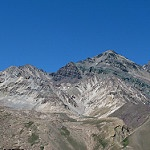
#> input picture landscape Images/color/1005.jpg, 150 x 150 px; its folder holds only this picture in this run
$ jupyter execute --allow-errors 'project 2.ipynb'
#> lines starting #> are read from the running program, lines starting #| are printed output that depends on the picture
[cell 1]
import numpy as np
import tensorflow as tf
import cv2
import os
from tqdm import tqdm
import keras
import re
from keras.preprocessing.image import img_to_array

[cell 2]
# to get the files in proper order
def sorted_alphanumeric(data):
    convert = lambda text: int(text) if text.isdigit() else text.lower()
    alphanum_key = lambda key: [convert(c) for c in re.split('([0-9]+)', key)]
    return sorted(data, key=alphanum_key)

[cell 3]
# defining the size of the image
SIZE = 160
color_img = []
path = 'landscape Images/color'
files = os.listdir(path)
files = sorted_alphanumeric(files)

for i in tqdm(files):
    if i == '7000.jpg':
        break
    else:
        img = cv2.imread(path + '/' + i, 1)
#> img is the input picture: shape (150, 150, 3); mean B, G, R 144.2, 115.5, 88.4
        # open cv reads images in BGR format so we have to convert it to RGB
        img = cv2.cvtColor(img, cv2.COLOR_BGR2RGB)
        # resizing image
        img = cv2.resize(img, (SIZE, SIZE))
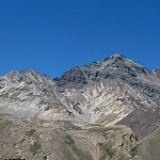
#> img: shape (160, 160, 3); mean R, G, B 88.3, 115.4, 144.1
        img = img.astype('float32') / 255.0
        color_img.append(img_to_array(img))
#> (this line was passed over: keras is not available in this run)

[cell 4]
gray_img = []
path = 'landscape Images/gray'
files = os.listdir(path)
files = sorted_alphanumeric(files)
for i in tqdm(files):
    if i == '7000.jpg':
        break
    else:
        img = cv2.imread(path + '/' + i, 1)

        #resizing image
        img = cv2.resize(img, (SIZE, SIZE))
        img = img.astype('float32') / 255.0
        gray_img.append(img_to_array(img))

[cell 5]
# defining function to plot images pair
def plot_images(color, grayscale):
    plt.figure(figsize=(15, 15))
    plt.subplot(1, 3, 1)
    plt.title('Color Image', color='green', fontsize=20)
    plt.imshow(color)
    plt.subplot(1, 3, 2)
    plt.title('Grayscale Image ', color='black', fontsize=20)
    plt.imshow(grayscale)

    plt.show()


#> (the rest of this cell did not finish here and is left out)

[cell 6]
# Assuming you have loaded and preprocessed gray_img and color_img

# Define the size of the image
SIZE = 160

# Assuming your dataset has 1000 images
total_images = 7000

# Split the dataset into training and testing sets
train_gray_image = gray_img[:int(0.8 * total_images)]
train_color_image = color_img[:int(0.8 * total_images)]
#> train_color_image = []

test_gray_image = gray_img[int(0.8 * total_images):]
test_color_image = color_img[int(0.8 * total_images):]
#> test_color_image = []

# Reshaping for the CNN
train_g = np.reshape(train_gray_image, (len(train_gray_image), SIZE, SIZE, 3))
train_c = np.reshape(train_color_image, (len(train_color_image), SIZE, SIZE, 3))
#> train_c = empty array
print('Train color image shape:', train_c.shape)
#| Train color image shape: (0, 160, 160, 3)

test_g = np.reshape(test_gray_image, (len(test_gray_image), SIZE, SIZE, 3))
test_c = np.reshape(test_color_image, (len(test_color_image), SIZE, SIZE, 3))
#> test_c = empty array
print('Test color image shape:', test_c.shape)
#| Test color image shape: (0, 160, 160, 3)


$ run again, on landscape Images/color/134.jpg
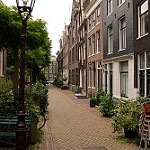
#> input picture landscape Images/color/134.jpg, 150 x 150 px
#> img is the input picture: shape (150, 150, 3); mean B, G, R 75.6, 93.1, 102.9
#> `img = cv2.resize(img, (SIZE, SIZE))`:
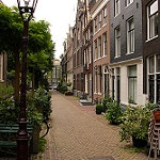
#> img: shape (160, 160, 3); mean R, G, B 102.8, 93, 75.4
#> train_color_image = []
#> train_c = empty array
#| Train color image shape: (0, 160, 160, 3)
#| Test color image shape: (0, 160, 160, 3)

$ run again, on landscape Images/color/1477.jpg
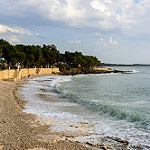
#> input picture landscape Images/color/1477.jpg, 150 x 150 px
#> img is the input picture: shape (150, 150, 3); mean B, G, R 153.4, 157.6, 156.9
#> `img = cv2.resize(img, (SIZE, SIZE))`:
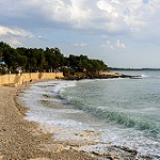
#> img: shape (160, 160, 3); mean R, G, B 156.8, 157.5, 153.3
#> train_color_image = []
#> train_c = empty array
#| Train color image shape: (0, 160, 160, 3)
#| Test color image shape: (0, 160, 160, 3)

$ run again, on landscape Images/color/157.jpg
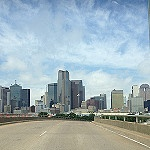
#> input picture landscape Images/color/157.jpg, 150 x 150 px
#> img is the input picture: shape (150, 150, 3); mean B, G, R 181.8, 175.5, 158.7
#> `img = cv2.resize(img, (SIZE, SIZE))`:
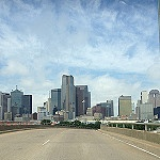
#> img: shape (160, 160, 3); mean R, G, B 158.5, 175.4, 181.7
#> train_color_image = []
#> train_c = empty array
#| Train color image shape: (0, 160, 160, 3)
#| Test color image shape: (0, 160, 160, 3)

$ run again, on landscape Images/color/1198.jpg
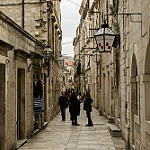
#> input picture landscape Images/color/1198.jpg, 150 x 150 px
#> img is the input picture: shape (150, 150, 3); mean B, G, R 89.7, 109.7, 122.3
#> `img = cv2.resize(img, (SIZE, SIZE))`:
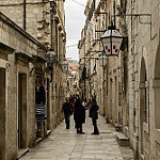
#> img: shape (160, 160, 3); mean R, G, B 122.1, 109.6, 89.5
#> train_color_image = []
#> train_c = empty array
#| Train color image shape: (0, 160, 160, 3)
#| Test color image shape: (0, 160, 160, 3)
